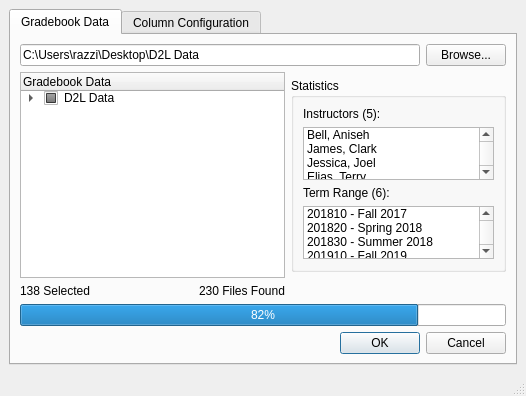
<?xml version="1.0" encoding="UTF-8"?>
<ui version="4.0">
 <class>MainWindow</class>
 <widget class="QMainWindow" name="MainWindow">
  <property name="geometry">
   <rect>
    <x>0</x>
    <y>0</y>
    <width>514</width>
    <height>396</height>
   </rect>
  </property>
  <property name="windowTitle">
   <string>MainWindow</string>
  </property>
  <widget class="QWidget" name="centralwidget">
   <layout class="QGridLayout" name="gridLayout">
    <item row="0" column="0">
     <widget class="QTabWidget" name="tabWidget">
      <property name="tabPosition">
       <enum>QTabWidget::North</enum>
      </property>
      <property name="tabShape">
       <enum>QTabWidget::Rounded</enum>
      </property>
      <property name="currentIndex">
       <number>0</number>
      </property>
      <property name="iconSize">
       <size>
        <width>16</width>
        <height>16</height>
       </size>
      </property>
      <property name="tabsClosable">
       <bool>false</bool>
      </property>
      <widget class="QWidget" name="tab">
       <attribute name="title">
        <string>Gradebook Data</string>
       </attribute>
       <attribute name="toolTip">
        <string>Select gradebook information</string>
       </attribute>
       <layout class="QGridLayout" name="gridLayout_2">
        <item row="6" column="0" colspan="4">
         <widget class="QProgressBar" name="progressBar">
          <property name="value">
           <number>82</number>
          </property>
          <property name="orientation">
           <enum>Qt::Horizontal</enum>
          </property>
         </widget>
        </item>
        <item row="7" column="0" colspan="4">
         <widget class="QDialogButtonBox" name="buttonBox">
          <property name="orientation">
           <enum>Qt::Horizontal</enum>
          </property>
          <property name="standardButtons">
           <set>QDialogButtonBox::Cancel|QDialogButtonBox::Ok</set>
          </property>
         </widget>
        </item>
        <item row="5" column="1" alignment="Qt::AlignRight">
         <widget class="QLabel" name="label_3">
          <property name="text">
           <string>230 Files Found</string>
          </property>
         </widget>
        </item>
        <item row="0" column="3" alignment="Qt::AlignRight">
         <widget class="QPushButton" name="pushButton">
          <property name="minimumSize">
           <size>
            <width>80</width>
            <height>0</height>
           </size>
          </property>
          <property name="maximumSize">
           <size>
            <width>80</width>
            <height>16777215</height>
           </size>
          </property>
          <property name="text">
           <string>Browse...</string>
          </property>
         </widget>
        </item>
        <item row="2" column="0" rowspan="3" colspan="2">
         <widget class="QTreeWidget" name="treeWidget">
          <property name="autoFillBackground">
           <bool>false</bool>
          </property>
          <property name="sizeAdjustPolicy">
           <enum>QAbstractScrollArea::AdjustIgnored</enum>
          </property>
          <property name="showDropIndicator" stdset="0">
           <bool>true</bool>
          </property>
          <property name="dragEnabled">
           <bool>true</bool>
          </property>
          <property name="alternatingRowColors">
           <bool>true</bool>
          </property>
          <property name="selectionMode">
           <enum>QAbstractItemView::MultiSelection</enum>
          </property>
          <property name="selectionBehavior">
           <enum>QAbstractItemView::SelectItems</enum>
          </property>
          <property name="autoExpandDelay">
           <number>-1</number>
          </property>
          <property name="uniformRowHeights">
           <bool>false</bool>
          </property>
          <property name="wordWrap">
           <bool>false</bool>
          </property>
          <property name="headerHidden">
           <bool>false</bool>
          </property>
          <column>
           <property name="text">
            <string>Gradebook Data</string>
           </property>
          </column>
          <item>
           <property name="text">
            <string>D2L Data</string>
           </property>
           <property name="font">
            <font>
             <underline>false</underline>
            </font>
           </property>
           <property name="checkState">
            <enum>PartiallyChecked</enum>
           </property>
           <item>
            <property name="text">
             <string>A&amp;S</string>
            </property>
            <property name="checkState">
             <enum>PartiallyChecked</enum>
            </property>
            <item>
             <property name="text">
              <string>AAST</string>
             </property>
             <property name="checkState">
              <enum>PartiallyChecked</enum>
             </property>
             <item>
              <property name="text">
               <string>Archived</string>
              </property>
              <property name="checkState">
               <enum>PartiallyChecked</enum>
              </property>
              <item>
               <property name="text">
                <string>Fall 17</string>
               </property>
               <property name="checkState">
                <enum>Checked</enum>
               </property>
              </item>
              <item>
               <property name="text">
                <string>Fall 18</string>
               </property>
               <property name="background">
                <brush brushstyle="NoBrush">
                 <color alpha="255">
                  <red>231</red>
                  <green>231</green>
                  <blue>231</blue>
                 </color>
                </brush>
               </property>
               <property name="checkState">
                <enum>PartiallyChecked</enum>
               </property>
               <property name="flags">
                <set>ItemIsSelectable|ItemIsUserCheckable|ItemIsEnabled</set>
               </property>
              </item>
              <item>
               <property name="text">
                <string>Spring 18</string>
               </property>
               <property name="checkState">
                <enum>Checked</enum>
               </property>
              </item>
              <item>
               <property name="text">
                <string>Summer 17</string>
               </property>
               <property name="checkState">
                <enum>Checked</enum>
               </property>
              </item>
              <item>
               <property name="text">
                <string>Summer 18</string>
               </property>
               <property name="checkState">
                <enum>Checked</enum>
               </property>
              </item>
             </item>
             <item>
              <property name="text">
               <string>Spring 19</string>
              </property>
              <property name="checkState">
               <enum>PartiallyChecked</enum>
              </property>
              <item>
               <property name="text">
                <string>AllGradesWithWithdrawnStudents_20190509_182623_LEAD111-50699-201920.csv</string>
               </property>
               <property name="checkState">
                <enum>Checked</enum>
               </property>
              </item>
              <item>
               <property name="text">
                <string>AllGradesWithWithdrawnStudents_20190509_182623_LEAD123-28394-201920.csv</string>
               </property>
               <property name="checkState">
                <enum>PartiallyChecked</enum>
               </property>
              </item>
              <item>
               <property name="text">
                <string>AllGradesWithWithdrawnStudents_20190509_182623_MILS231-28239-201920.csv</string>
               </property>
               <property name="checkState">
                <enum>PartiallyChecked</enum>
               </property>
              </item>
             </item>
             <item>
              <property name="text">
               <string>Summer 19</string>
              </property>
              <property name="checkState">
               <enum>Checked</enum>
              </property>
             </item>
            </item>
            <item>
             <property name="text">
              <string>BCA</string>
             </property>
             <property name="checkState">
              <enum>PartiallyChecked</enum>
             </property>
             <item>
              <property name="text">
               <string>Archived</string>
              </property>
              <property name="checkState">
               <enum>PartiallyChecked</enum>
              </property>
             </item>
             <item>
              <property name="text">
               <string>Spring 19</string>
              </property>
              <property name="checkState">
               <enum>PartiallyChecked</enum>
              </property>
             </item>
             <item>
              <property name="text">
               <string>Summer 19</string>
              </property>
              <property name="checkState">
               <enum>Checked</enum>
              </property>
             </item>
            </item>
            <item>
             <property name="text">
              <string>CTL</string>
             </property>
             <property name="checkState">
              <enum>Unchecked</enum>
             </property>
             <item>
              <property name="text">
               <string>Archived</string>
              </property>
             </item>
             <item>
              <property name="text">
               <string>Spring 2019</string>
              </property>
             </item>
            </item>
           </item>
           <item>
            <property name="text">
             <string>HHS</string>
            </property>
           </item>
           <item>
            <property name="text">
             <string>TC</string>
            </property>
           </item>
          </item>
         </widget>
        </item>
        <item row="0" column="0" colspan="3" alignment="Qt::AlignLeft">
         <widget class="QLineEdit" name="lineEdit">
          <property name="enabled">
           <bool>true</bool>
          </property>
          <property name="minimumSize">
           <size>
            <width>400</width>
            <height>0</height>
           </size>
          </property>
          <property name="text">
           <string>C:\Users\razzi\Desktop\D2L Data</string>
          </property>
         </widget>
        </item>
        <item row="5" column="0">
         <widget class="QLabel" name="label_4">
          <property name="text">
           <string>138 Selected</string>
          </property>
         </widget>
        </item>
        <item row="3" column="2" colspan="2">
         <widget class="QGroupBox" name="groupBox_3">
          <property name="minimumSize">
           <size>
            <width>61</width>
            <height>100</height>
           </size>
          </property>
          <property name="maximumSize">
           <size>
            <width>16777215</width>
            <height>16777215</height>
           </size>
          </property>
          <property name="title">
           <string>Statistics</string>
          </property>
          <layout class="QVBoxLayout" name="verticalLayout_2">
           <item>
            <widget class="QLabel" name="label">
             <property name="text">
              <string>Instructors (5):</string>
             </property>
            </widget>
           </item>
           <item>
            <widget class="QListWidget" name="listWidget">
             <item>
              <property name="text">
               <string>Bell, Aniseh</string>
              </property>
             </item>
             <item>
              <property name="text">
               <string>James, Clark</string>
              </property>
             </item>
             <item>
              <property name="text">
               <string>Jessica, Joel</string>
              </property>
             </item>
             <item>
              <property name="text">
               <string>Elias, Terry</string>
              </property>
             </item>
             <item>
              <property name="text">
               <string>Brown, Cherie</string>
              </property>
             </item>
            </widget>
           </item>
           <item>
            <widget class="QLabel" name="label_2">
             <property name="text">
              <string>Term Range (6):</string>
             </property>
            </widget>
           </item>
           <item>
            <widget class="QListWidget" name="listWidget_2">
             <item>
              <property name="text">
               <string>201810 - Fall 2017</string>
              </property>
             </item>
             <item>
              <property name="text">
               <string>201820 - Spring 2018</string>
              </property>
             </item>
             <item>
              <property name="text">
               <string>201830 - Summer 2018</string>
              </property>
             </item>
             <item>
              <property name="text">
               <string>201910 - Fall 2019</string>
              </property>
             </item>
             <item>
              <property name="text">
               <string>201920 - Spring 2019</string>
              </property>
             </item>
             <item>
              <property name="text">
               <string>201930 - Summer 2019</string>
              </property>
             </item>
            </widget>
           </item>
          </layout>
         </widget>
        </item>
       </layout>
      </widget>
      <widget class="QWidget" name="Column">
       <attribute name="title">
        <string>Column Configuration</string>
       </attribute>
       <attribute name="toolTip">
        <string>Configure column settings</string>
       </attribute>
       <layout class="QGridLayout" name="gridLayout_4">
        <item row="0" column="0" alignment="Qt::AlignLeft">
         <widget class="QListWidget" name="listWidget_3">
          <item>
           <property name="text">
            <string>Username</string>
           </property>
          </item>
          <item>
           <property name="text">
            <string>FirstName</string>
           </property>
          </item>
          <item>
           <property name="text">
            <string>LastName</string>
           </property>
          </item>
          <item>
           <property name="text">
            <string>RoleId</string>
           </property>
          </item>
          <item>
           <property name="text">
            <string>RoleName</string>
           </property>
          </item>
          <item>
           <property name="text">
            <string>CourseOfferingId</string>
           </property>
          </item>
          <item>
           <property name="text">
            <string>CourseOfferingCode</string>
           </property>
          </item>
          <item>
           <property name="text">
            <string>CourseOfferingName</string>
           </property>
          </item>
          <item>
           <property name="text">
            <string>CourseSectionCode</string>
           </property>
          </item>
          <item>
           <property name="text">
            <string>GradeItemCategoryId</string>
           </property>
          </item>
          <item>
           <property name="text">
            <string>GradeItemCategoryName</string>
           </property>
          </item>
          <item>
           <property name="text">
            <string>GradeItemId</string>
           </property>
          </item>
          <item>
           <property name="text">
            <string>GradeItemName</string>
           </property>
          </item>
          <item>
           <property name="text">
            <string>GradeItemWeight</string>
           </property>
          </item>
          <item>
           <property name="text">
            <string>PointsNumerator</string>
           </property>
          </item>
          <item>
           <property name="text">
            <string>PointsDenominator</string>
           </property>
          </item>
          <item>
           <property name="text">
            <string>GradeValue</string>
           </property>
          </item>
          <item>
           <property name="text">
            <string>GradeLastModified</string>
           </property>
          </item>
         </widget>
        </item>
        <item row="0" column="1" alignment="Qt::AlignTop">
         <widget class="QGroupBox" name="groupBox">
          <property name="title">
           <string>Processing Method</string>
          </property>
          <layout class="QVBoxLayout" name="verticalLayout">
           <item>
            <widget class="QLabel" name="label_5">
             <property name="text">
              <string>Validation</string>
             </property>
            </widget>
           </item>
           <item>
            <widget class="QComboBox" name="comboBox">
             <item>
              <property name="text">
               <string>Numeric</string>
              </property>
             </item>
             <item>
              <property name="text">
               <string>Mixed Field</string>
              </property>
             </item>
             <item>
              <property name="text">
               <string>Plain Text</string>
              </property>
             </item>
             <item>
              <property name="text">
               <string>CRN</string>
              </property>
             </item>
             <item>
              <property name="text">
               <string>Grade Item Name</string>
              </property>
             </item>
             <item>
              <property name="text">
               <string>Grade Value</string>
              </property>
             </item>
             <item>
              <property name="text">
               <string>Date</string>
              </property>
             </item>
            </widget>
           </item>
           <item>
            <widget class="QLabel" name="label_6">
             <property name="text">
              <string>Cleaning</string>
             </property>
            </widget>
           </item>
           <item>
            <widget class="QComboBox" name="comboBox_2">
             <item>
              <property name="text">
               <string>Numeric</string>
              </property>
             </item>
             <item>
              <property name="text">
               <string>Mixed Field</string>
              </property>
             </item>
             <item>
              <property name="text">
               <string>Plain Text</string>
              </property>
             </item>
             <item>
              <property name="text">
               <string>Fuzzy Matching</string>
              </property>
             </item>
             <item>
              <property name="text">
               <string>Grade Normalization</string>
              </property>
             </item>
             <item>
              <property name="text">
               <string>Date</string>
              </property>
             </item>
            </widget>
           </item>
          </layout>
         </widget>
        </item>
        <item row="1" column="1">
         <widget class="QGroupBox" name="groupBox_2">
          <property name="title">
           <string>GroupBox</string>
          </property>
         </widget>
        </item>
       </layout>
      </widget>
     </widget>
    </item>
   </layout>
  </widget>
  <widget class="QStatusBar" name="statusbar"/>
 </widget>
 <resources/>
 <connections/>
</ui>
